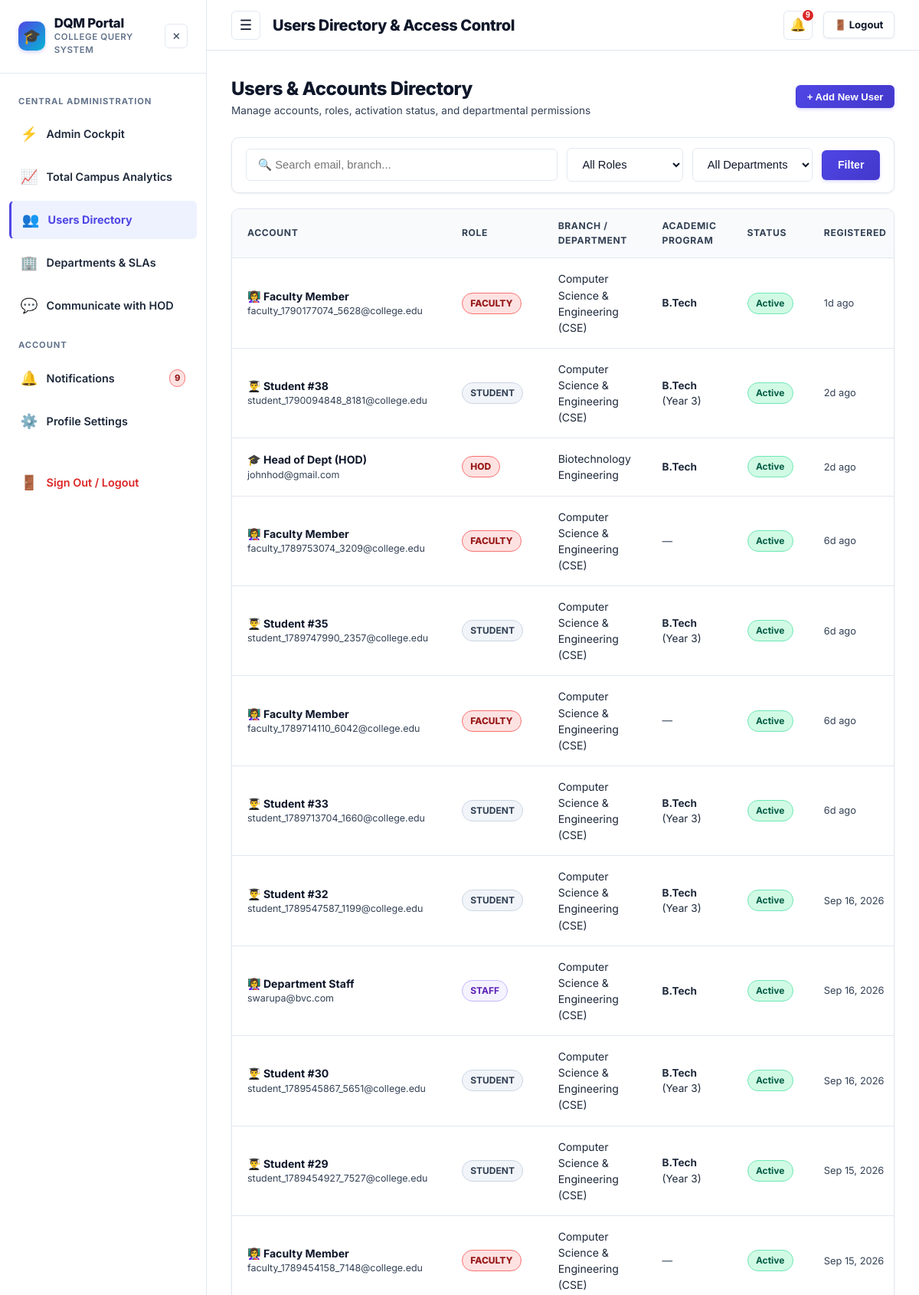
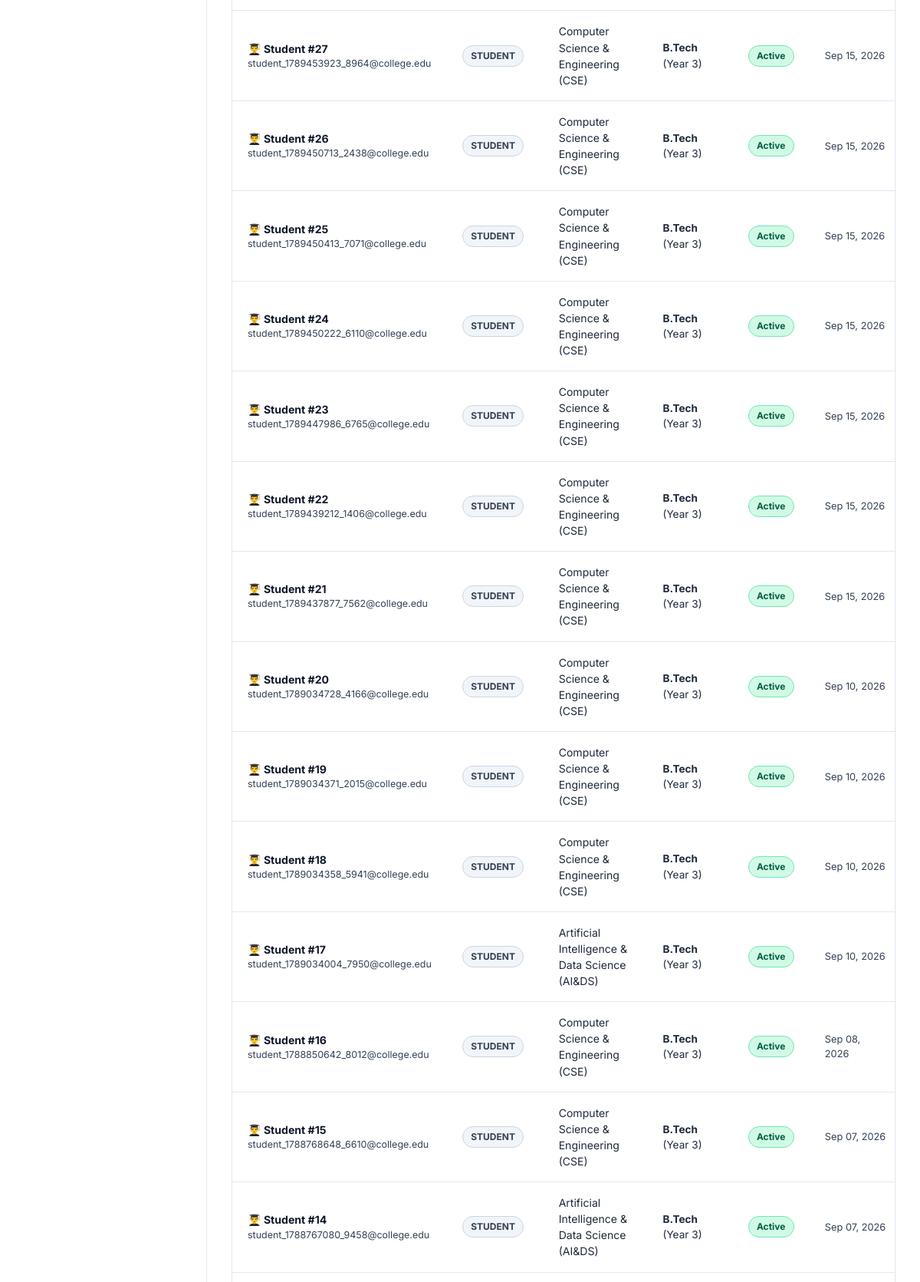
Screenshot of /admin/users (signed in, upper part) with the database file from the repository (2 pictures, top to bottom).
### tables this page shows
CREATE TABLE users (
    id INTEGER PRIMARY KEY AUTOINCREMENT,
    name TEXT DEFAULT 'Anonymous User',
    email TEXT NOT NULL UNIQUE,
    password_hash TEXT NOT NULL,
    role TEXT NOT NULL DEFAULT 'student',
    level TEXT,
    department TEXT,
    course TEXT,
    year INTEGER,
    phone TEXT,
    roll_no TEXT,
    designation TEXT,
    is_active INTEGER DEFAULT 1,
    last_active_at TIMESTAMP DEFAULT CURRENT_TIMESTAMP,
    created_at TIMESTAMP DEFAULT CURRENT_TIMESTAMP
);

### app.py (the view, shortened to what this page needs)
@app.route('/admin/users', methods=['GET', 'POST'])
@login_required
@role_required(['admin', 'principal'])
def admin_users():
    db = get_db()
    role_filter = request.args.get('role', '')
    dept_filter = request.args.get('department', '')
    search = request.args.get('search', '').strip()
    sql = "SELECT * FROM users WHERE 1=1"
    params = []
    if role_filter:
        sql += " AND role = ?"
        params.append(role_filter)
    if dept_filter:
        sql += " AND department = ?"
        params.append(dept_filter)
    if search:
        sql += " AND (name LIKE ? OR email LIKE ? OR roll_no LIKE ?)"
        term = f"%{search}%"
        params.extend([term, term, term])
    sql += " ORDER BY created_at DESC"
    users = db.execute(sql, params).fetchall()
    return render_template(
        'users.html',
        users=users,
        current_role=role_filter,
        current_dept=dept_filter,
        search=search
    )

### app.py (called while the page is built)
@app.after_request
def add_cache_headers(response):
    if request.path.startswith('/static/'):
        response.headers['Cache-Control'] = 'public, max-age=86400'
    return response

def login_required(f):
    @wraps(f)
    def decorated_function(*args, **kwargs):
        user = get_current_user()
        if not user:
            session.clear()
            flash('Please log in to access this page.', 'warning')
            return redirect(url_for('login', next=request.url))
        return f(*args, **kwargs)
    return decorated_function

def role_required(allowed_roles):
    def decorator(f):
        @wraps(f)
        def decorated_function(*args, **kwargs):
            user = get_current_user()
            if not user:
                session.clear()
                flash('Please log in to access this page.', 'warning')
                return redirect(url_for('login'))
            if user['role'] not in allowed_roles and user['role'] not in ['admin', 'principal']:
                flash('You do not have permission to access that resource.', 'danger')
                return redirect(url_for('dashboard'))
            return f(*args, **kwargs)
        return decorated_function
    return decorator

def get_current_user():
    if hasattr(g, '_current_user'):
        return g._current_user
    if 'user_id' in session:
        db = get_db()
        user = db.execute('SELECT * FROM users WHERE id = ?', (session['user_id'],)).fetchone()
        if not user or not user['is_active']:
            session.clear()
            g._current_user = None
            return None
        g._current_user = dict(user)
        return g._current_user
    g._current_user = None
    return None

### templates/users.html (shortened to what this page needs)
{% extends 'base.html' %}
{% block page_title %}Users Directory & Access Control{% endblock %}
{% block content %}
<div style="max-width: 1200px; margin: 0 auto;">
  <div style="display: flex; justify-content: space-between; align-items: center; margin-bottom: 1.5rem; flex-wrap: wrap; gap: 1rem;">
    <div>
      <h1 style="font-size: 1.5rem; font-weight: 800; color: var(--text-main); margin: 0;">Users & Accounts Directory</h1>
      <p style="font-size: 0.85rem; color: var(--text-muted); margin: 0;">Manage accounts, roles, activation status, and departmental permissions</p>
    </div>
    <button type="button" class="btn btn-primary btn-sm" onclick="document.getElementById('createUserModal').style.display='block'">
      + Add New User
    </button>
  </div>
  <form method="GET" action="{{ url_for('admin_users') }}" class="filter-bar">
    <div style="flex-grow: 1; min-width: 240px;">
      <input type="text" name="search" class="form-control" placeholder="🔍 Search email, branch..." value="{{ search }}">
    </div>
    <div>
      <select name="role" class="form-control" onchange="this.form.submit()">
        <option value="">All Roles</option>
      </select>
    </div>
    <div>
      <select name="department" class="form-control" onchange="this.form.submit()">
        <option value="">All Departments</option>
      </select>
    </div>
    <button type="submit" class="btn btn-primary">Filter</button>
  </form>
  <div class="table-container">
    <table class="table">
      <thead>
        <tr>
          <th>Account</th>
          <th>Role</th>
          <th>Branch / Department</th>
          <th>Academic Program</th>
          <th>Status</th>
          <th>Registered</th>
        </tr>
      </thead>
      <tbody>
        {% if users %}
          {% for u in users %}
          <tr>
            <td>
              <div style="font-weight: 700; color: var(--text-main);">
                {% if u.role == 'student' %}👨‍🎓 Student #{{ u.id }}
                {% elif u.role == 'office_staff' %}💼 Office Staff
                {% elif u.role == 'staff' %}👩‍🏫 Department Staff
                {% elif u.role == 'hod' %}🎓 Head of Dept (HOD)
                {% elif u.role == 'ao' %}🏢 Administrative Officer
                {% elif u.role == 'principal' %}🏛️ Principal
                {% elif u.role == 'faculty' %}👩‍🏫 Faculty Member
                {% else %}⚡ Administrator{% endif %}
              </div>
              <div style="font-size: 0.78rem; color: var(--text-muted);">{{ u.email }}</div>
            </td>
            <td>
              <span class="badge badge-sm {% if u.role == 'student' %}badge-low{% elif u.role in ['staff', 'office_staff'] %}badge-status-assigned{% elif u.role == 'hod' %}badge-urgent{% elif u.role in ['ao', 'principal'] %}badge-medium{% else %}badge-urgent{% endif %}">
                {{ u.role | replace('_', ' ') | upper }}
              </span>
            </td>
            <td>{{ u.department or 'General Campus' }}</td>
            <td style="font-size: 0.85rem;">
              {% if u.course %}
                <strong>{{ u.course }}</strong> {% if u.year %}(Year {{ u.year }}){% endif %}
              {% else %}
                <span style="color: var(--text-muted);">—</span>
              {% endif %}
            </td>
            <td>
              {% if u.is_active %}
                <span class="badge badge-status-resolved">Active</span>
              {% else %}
                <span class="badge badge-status-reopened">Deactivated</span>
              {% endif %}
            </td>
            <td style="font-size: 0.8rem; color: var(--text-muted);">{{ u.created_at | timeago }}</td>
          </tr>
          {% endfor %}
        {% else %}
          <tr>
            <td colspan="7" style="text-align: center; padding: 2rem; color: var(--text-muted);">
              No users matching this search or filter criteria.
            </td>
          </tr>
        {% endif %}
      </tbody>
    </table>
  </div>
</div>
{% endblock %}

### static/css/style.css (style rules this page uses)
:root { --primary: #4f46e5; --primary-hover: #4338ca; --primary-light: #eef2ff; --secondary: #0ea5e9; --secondary-light: #e0f2fe; --success: #10b981; --success-light: #d1fae5; --warning: #d97706; --warning-light: #fef3c7; --danger: #dc2626; --danger-light: #fee2e2; --urgent: #b91c1c; --urgent-light: #ffe4e6; --bg-main: #ffffff; --bg-surface: #ffffff; --bg-card: #ffffff; --bg-subtle: #f8fafc; --bg-sidebar: #ffffff; --bg-sidebar-hover: #f1f5f9; --text-main: #0f172a; --text-body: #1e293b; --text-muted: #334155; --text-light: #64748b; --border-color: #e2e8f0; --border-focus: #4f46e5; --font-sans: 'Inter', -apple-system, BlinkMacSystemFont, 'Segoe UI', Roboto, Helvetica, Arial, sans-serif; --shadow-sm: 0 1px 3px 0 rgb(0 0 0 / 0.07); --shadow: 0 4px 6px -1px rgb(0 0 0 / 0.08), 0 2px 4px -2px rgb(0 0 0 / 0.06); --shadow-md: 0 10px 15px -3px rgb(0 0 0 / 0.08), 0 4px 6px -4px rgb(0 0 0 / 0.04); --shadow-lg: 0 20px 25px -5px rgb(0 0 0 / 0.1), 0 8px 10px -6px rgb(0 0 0 / 0.05); --radius-sm: 6px; --radius-md: 10px; --radius-lg: 14px; --radius-full: 9999px; --transition: all 0.25s cubic-bezier(0.4, 0, 0.2, 1); --sidebar-width: 270px; }
*, *::before, *::after { box-sizing: border-box; margin: 0; padding: 0; }
body { font-family: var(--font-sans); background-color: var(--bg-main); color: var(--text-body); line-height: 1.5; -webkit-font-smoothing: antialiased; min-height: 100vh; display: flex; flex-direction: column; }
h1, h2, h3, h4, h5, h6 { color: var(--text-main); font-weight: 700; letter-spacing: -0.02em; }
p, span, label, input, select, textarea, button { color: var(--text-body); }
.btn { transition: all 0.2s cubic-bezier(0.16, 1, 0.3, 1); }
.btn { display: inline-flex; align-items: center; justify-content: center; gap: 0.5rem; padding: 0.65rem 1.25rem; font-size: 0.88rem; font-weight: 600; border-radius: var(--radius-sm); border: 1px solid transparent; cursor: pointer; transition: var(--transition); white-space: nowrap; }
.btn-primary { background: linear-gradient(135deg, #4f46e5, #4338ca); color: #ffffff !important; box-shadow: 0 2px 4px rgba(79, 70, 229, 0.2); }
.btn-sm { padding: 0.4rem 0.85rem; font-size: 0.82rem; }
.badge { display: inline-flex; align-items: center; gap: 0.35rem; padding: 0.25rem 0.65rem; font-size: 0.75rem; font-weight: 700; border-radius: var(--radius-full); transition: transform 0.2s ease; }
.badge-critical, .badge-urgent { background-color: #fee2e2; color: #991b1b; border: 1px solid #f87171; font-weight: 800; animation: urgentPulse 2.5s infinite; }
.badge-low { background-color: #f1f5f9; color: #334155; border: 1px solid #cbd5e1; }
.badge-status-assigned { background-color: #f5f3ff; color: #5b21b6; border: 1px solid #c4b5fd; }
.badge-status-resolved { background-color: var(--success-light); color: #065f46; border: 1px solid #6ee7b7; }
.table-container { background: var(--bg-surface); border: 1px solid var(--border-color); border-radius: var(--radius-md); overflow-x: auto; box-shadow: var(--shadow-sm); }
.table { width: 100%; border-collapse: collapse; text-align: left; font-size: 0.88rem; }
.table th { background-color: #f8fafc; padding: 0.85rem 1.25rem; font-weight: 700; color: var(--text-muted); border-bottom: 1px solid var(--border-color); font-size: 0.76rem; text-transform: uppercase; letter-spacing: 0.05em; }
.table td { padding: 1rem 1.25rem; border-bottom: 1px solid var(--border-color); color: var(--text-body); vertical-align: middle; transition: background-color 0.2s ease; }
.table tbody tr { transition: transform 0.18s ease, background-color 0.18s ease; }
.form-control { width: 100%; padding: 0.75rem 0.95rem; font-size: 0.92rem; border: 1px solid var(--border-color); border-radius: var(--radius-sm); background-color: #ffffff; color: var(--text-main); transition: border-color 0.2s ease, box-shadow 0.2s ease; }
.filter-bar { display: flex; flex-wrap: wrap; gap: 0.75rem; align-items: center; margin-bottom: 1.25rem; background: var(--bg-surface); padding: 0.85rem 1.1rem; border-radius: var(--radius-md); border: 1px solid var(--border-color); box-shadow: var(--shadow-sm); transition: box-shadow 0.2s ease; }

### rows the page displays
users: shows "👩‍🏫 Faculty Member", email "faculty_1790177074_5628@college.edu", role "FACULTY", department "Computer Science & Engineering (CSE)", course "B.Tech", is_active "Active", created_at "1d ago"
users: id "38", email "student_1790094848_8181@college.edu", role "STUDENT", department "Computer Science & Engineering (CSE)", course "B.Tech", year "3", is_active "Active", created_at "2d ago"
users: shows "🎓 Head of Dept (HOD)", email "johnhod@gmail.com", role "HOD", department "Biotechnology Engineering", course "B.Tech", is_active "Active", created_at "2d ago"
users: shows "👩‍🏫 Faculty Member", email "faculty_1789753074_3209@college.edu", role "FACULTY", department "Computer Science & Engineering (CSE)", is_active "Active", created_at "6d ago"
users: id "35", email "student_1789747990_2357@college.edu", role "STUDENT", department "Computer Science & Engineering (CSE)", course "B.Tech", year "3", is_active "Active", created_at "6d ago"
users: shows "👩‍🏫 Faculty Member", email "faculty_1789714110_6042@college.edu", role "FACULTY", department "Computer Science & Engineering (CSE)", is_active "Active", created_at "6d ago"
users: id "33", email "student_1789713704_1660@college.edu", role "STUDENT", department "Computer Science & Engineering (CSE)", course "B.Tech", year "3", is_active "Active", created_at "6d ago"
users: id "32", email "student_1789547587_1199@college.edu", role "STUDENT", department "Computer Science & Engineering (CSE)", course "B.Tech", year "3", is_active "Active", created_at "Sep 16, 2026"
users: shows "👩‍🏫 Department Staff", email "swarupa@bvc.com", role "STAFF", department "Computer Science & Engineering (CSE)", course "B.Tech", is_active "Active", created_at "Sep 16, 2026"
users: id "30", email "student_1789545867_5651@college.edu", role "STUDENT", department "Computer Science & Engineering (CSE)", course "B.Tech", year "3", is_active "Active", created_at "Sep 16, 2026"
users: id "29", email "student_1789454927_7527@college.edu", role "STUDENT", department "Computer Science & Engineering (CSE)", course "B.Tech", year "3", is_active "Active", created_at "Sep 15, 2026"
users: shows "👩‍🏫 Faculty Member", email "faculty_1789454158_7148@college.edu", role "FACULTY", department "Computer Science & Engineering (CSE)", is_active "Active", created_at "Sep 15, 2026"
users: id "27", email "student_1789453923_8964@college.edu", role "STUDENT", department "Computer Science & Engineering (CSE)", course "B.Tech", year "3", is_active "Active", created_at "Sep 15, 2026"
users: id "26", email "student_1789450713_2438@college.edu", role "STUDENT", department "Computer Science & Engineering (CSE)", course "B.Tech", year "3", is_active "Active", created_at "Sep 15, 2026"
users: id "25", email "student_1789450413_7071@college.edu", role "STUDENT", department "Computer Science & Engineering (CSE)", course "B.Tech", year "3", is_active "Active", created_at "Sep 15, 2026"
users: id "24", email "student_1789450222_6110@college.edu", role "STUDENT", department "Computer Science & Engineering (CSE)", course "B.Tech", year "3", is_active "Active", created_at "Sep 15, 2026"
users: id "23", email "student_1789447986_6765@college.edu", role "STUDENT", department "Computer Science & Engineering (CSE)", course "B.Tech", year "3", is_active "Active", created_at "Sep 15, 2026"
users: id "22", email "student_1789439212_1406@college.edu", role "STUDENT", department "Computer Science & Engineering (CSE)", course "B.Tech", year "3", is_active "Active", created_at "Sep 15, 2026"
users: id "21", email "student_1789437877_7562@college.edu", role "STUDENT", department "Computer Science & Engineering (CSE)", course "B.Tech", year "3", is_active "Active", created_at "Sep 15, 2026"
users: id "20", email "student_1789034728_4166@college.edu", role "STUDENT", department "Computer Science & Engineering (CSE)", course "B.Tech", year "3", is_active "Active", created_at "Sep 10, 2026"
users: id "19", email "student_1789034371_2015@college.edu", role "STUDENT", department "Computer Science & Engineering (CSE)", course "B.Tech", year "3", is_active "Active", created_at "Sep 10, 2026"
users: id "18", email "student_1789034358_5941@college.edu", role "STUDENT", department "Computer Science & Engineering (CSE)", course "B.Tech", year "3", is_active "Active", created_at "Sep 10, 2026"
users: id "17", email "student_1789034004_7950@college.edu", role "STUDENT", department "Artificial Intelligence & Data Science (AI&DS)", course "B.Tech", year "3", is_active "Active", created_at "Sep 10, 2026"
users: id "16", email "student_1788850642_8012@college.edu", role "STUDENT", department "Computer Science & Engineering (CSE)", course "B.Tech", year "3", is_active "Active", created_at "Sep 08, 2026"
users: id "15", email "student_1788768648_6610@college.edu", role "STUDENT", department "Computer Science & Engineering (CSE)", course "B.Tech", year "3", is_active "Active", created_at "Sep 07, 2026"
users: id "14", email "student_1788767080_9458@college.edu", role "STUDENT", department "Artificial Intelligence & Data Science (AI&DS)", course "B.Tech", year "3", is_active "Active", created_at "Sep 07, 2026"

### other values shown
{{ unread_notifications_count }} "9"
